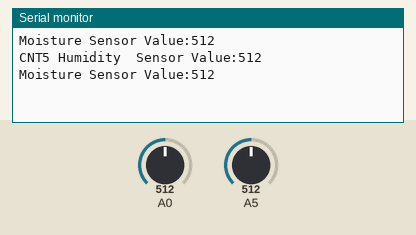
The sketch below on a simulated Arduino Uno, built with avr-gcc and run on an emulated ATmega328P. Parts: the last lines printed to the serial monitor. The test bench sets the inputs (shaded band); at power-on: A0 = 512, A5 = 512.

Above: at 2.8 s.
2.9 s: A0 set to 716
At 3.6 s:
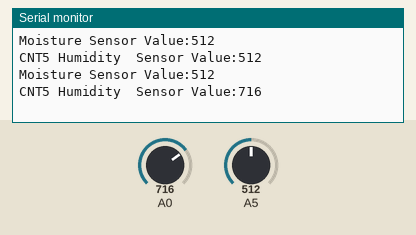
5.6 s: A5 set to 716
At 6.8 s:
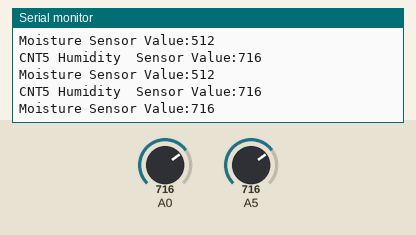
8.3 s: A0 set to 900
At 9.4 s:
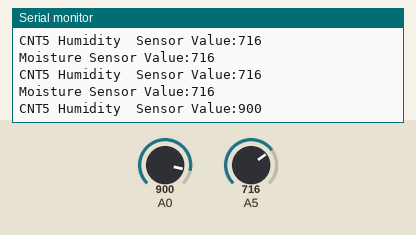
11.0 s: A5 set to 900
At 11.8 s:
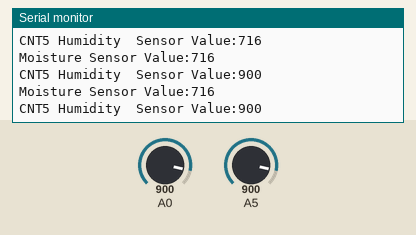
Timing chart, 0 to 14.0 s (numbered marks = the images above; inputs shaded):
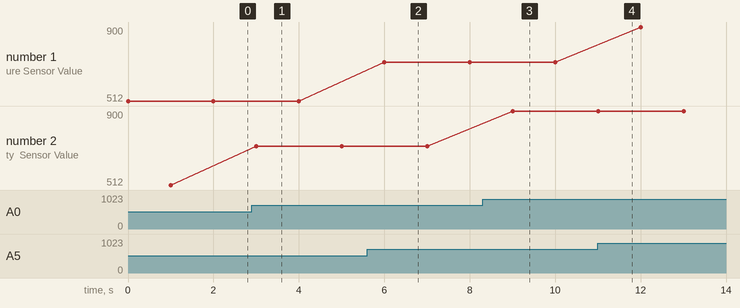

Measured:
- after the input at 2.9 s, the serial monitor: prints a new line after 0.10 s (image 1)
- after the input at 5.6 s, the serial monitor: prints a new line after 0.40 s (image 2)
- after the input at 8.3 s, the serial monitor: prints a new line after 0.70 s (image 3)
- plotted number 2: 512 → 716 after the input at 2.9 s, 716 → 900 after the input at 8.3 s

The sketch:

Soil___Humidity.ino
```cpp
void setup() {
  // put your setup code here, to run once:
  Serial.begin(9600);
  int moistureSensor = 0;

}
void loop() {
  // put your main code here, to run repeatedly:
  Serial.print("Moisture Sensor Value:");
  Serial.println(analogRead(A5));
  delay(1000);
  Serial.print("CNT5 Humidity  Sensor Value:");
  Serial.println(analogRead(A0));
  delay(1000);
}
```
